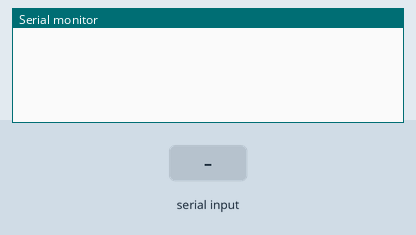
Bench run of a sketch on a simulated Arduino Uno, built with avr-gcc and run on an emulated ATmega328P. On the bench: the last lines printed to the serial monitor. Inputs (shaded band) come from the test bench.

Above: at 4.2 s.
4.3 s: "90,45\n" received over Serial
At 4.8 s:
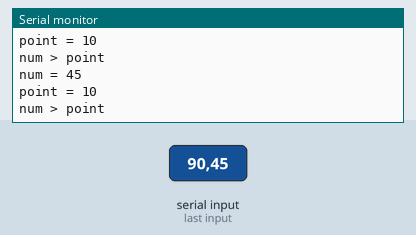
5.8 s: "30,150\n" received over Serial
At 8.0 s:
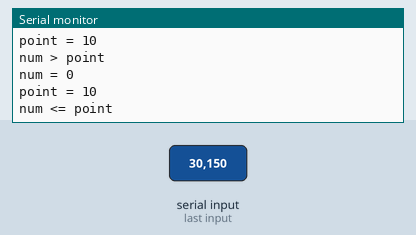
Timing chart, 0 to 9.5 s (numbered marks = the images above; inputs shaded):
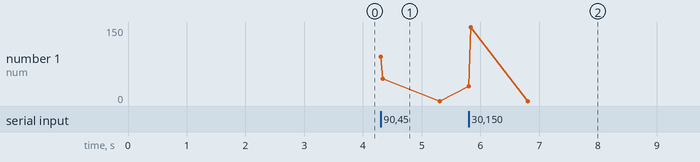

The sketch:

exp5-4.ino
```cpp
int num;
const int point=10;
void setup()
{
  Serial.begin(9600);
  delay(3000);
}

void loop()
{
   if (Serial.available() > 0)
   {
       num = Serial.parseInt();
       Serial.print  ("num = ");
       Serial.println(num);
       Serial.print  ("point = ");
       Serial.println(point);
       if (num > point)
       {
          Serial.println("num > point");
       }
       else
       {
          Serial.println("num <= point");
       }
    }
}
```

Measured:
- after the input at 4.3 s, the serial monitor: prints a new line at once (image 1)
- after the input at 5.8 s, the serial monitor: prints a new line at once (image 2)
